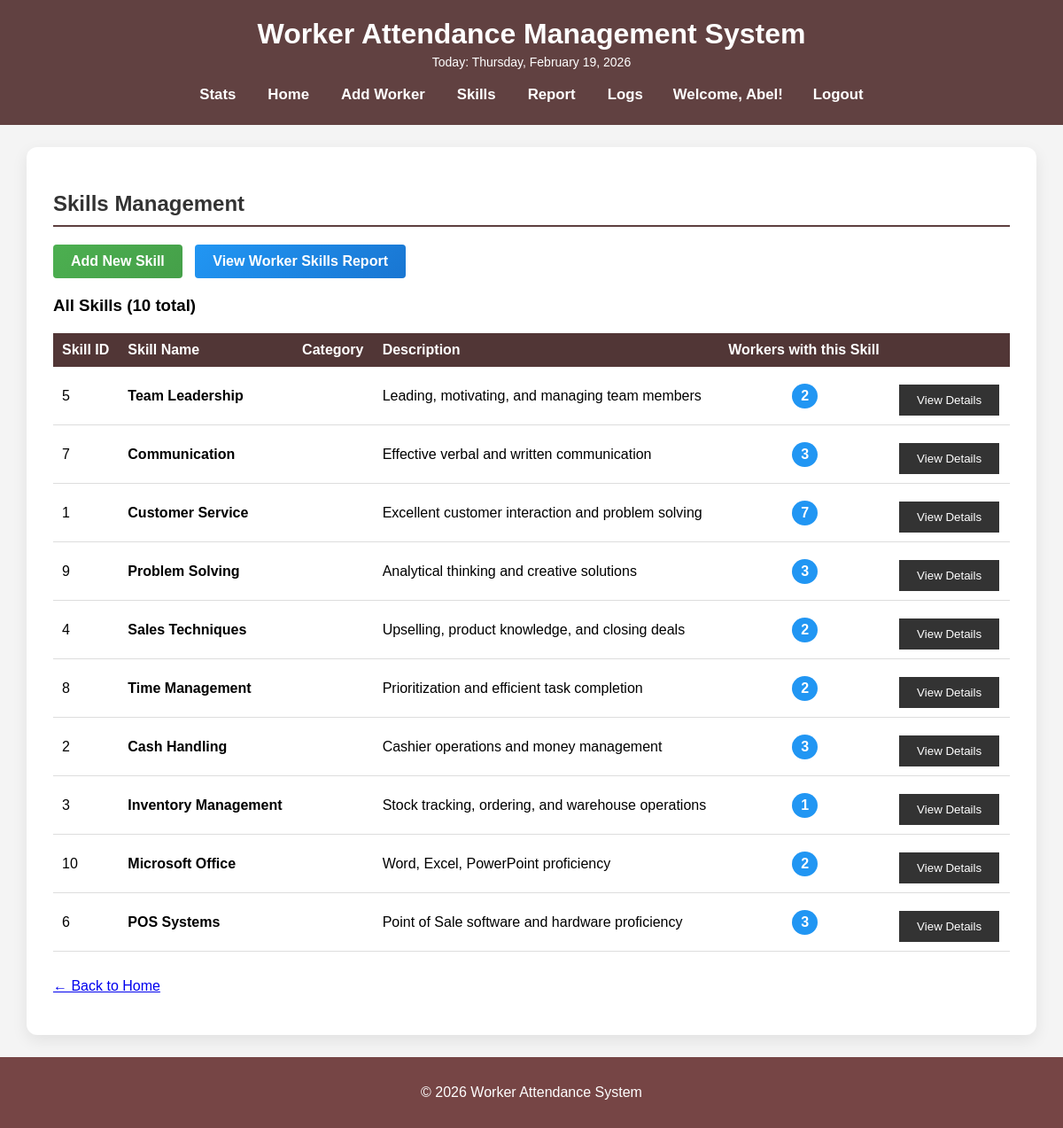
Screenshot of /manage_skills.php (signed in) with the database file from the repository.
### tables this page shows
CREATE TABLE `skills` (
  `skill_id` int(11) NOT NULL,
  `skill_name` varchar(100) NOT NULL,
  `skill_category` varchar(50) DEFAULT NULL,
  `description` text DEFAULT NULL
);

### manage_skills.php (the view, shortened to what this page needs)
<?php
    require("database.php");
    $querySkills = 'SELECT * FROM skills ORDER BY skill_category, skill_name';
    $statement = $db->prepare($querySkills);
    $statement->execute();
    $skills = $statement->fetchAll();
    $querySkillCounts = 'SELECT s.skill_id, s.skill_name, COUNT(ws.worker_id) as worker_count
                         FROM skills s
                         LEFT JOIN worker_skills ws ON s.skill_id = ws.skill_id
                         GROUP BY s.skill_id, s.skill_name
                         ORDER BY s.skill_category, s.skill_name';
    $statement = $db->prepare($querySkillCounts);
    $statement->execute();
    $skillCounts = $statement->fetchAll();
?>
<!DOCTYPE html>
<html>
<head>
    <link rel="stylesheet" type="text/css" href="css/styles.css?v=1.0" />
</head>
<body>
    <?php include("header.php"); ?>
    <main>
        <h2>Skills Management</h2>
        <div class="mb-20">
            <a href="add_skill_form.php" class="btn-link btn-success">Add New Skill</a>
            <a href="worker_skills_report.php" class="btn-link btn-primary ml-10">View Worker Skills Report</a>
        </div>
        <h3>All Skills (<?php echo count($skills); ?> total)</h3>
        <table>
            <tr>
                <th>Skill ID</th>
                <th>Skill Name</th>
                <th>Category</th>
                <th>Description</th>
                <th>Workers with this Skill</th>
                <th>&nbsp;</th>
            </tr>
            <?php
            $currentCategory = '';
            foreach ($skillCounts as $skill):
            ?>
                <tr>
                    <td><?php echo $skill['skill_id']; ?></td>
                    <td><strong><?php echo htmlspecialchars($skill['skill_name']); ?></strong></td>
                    <td><?php echo htmlspecialchars($currentCategory); ?></td>
                    <td>
                        <?php
                        foreach ($skills as $s) {
                            if ($s['skill_id'] == $skill['skill_id']) {
                                echo htmlspecialchars($s['description'] ?? 'N/A');
                                break;
                            }
                        }
                        ?>
                    </td>
                    <td class="text-center">
                        <span class="count-badge">
                            <?php echo $skill['worker_count']; ?>
                        </span>
                    </td>
                    <td>
                        <form action="view_skill_details.php" method="post" class="inline-form">
                            <input type="submit" value="View Details" />
                        </form>
                    </td>
                </tr>
            <?php endforeach; ?>
        </table>
        <p class="mt-30"><a href="index.php">← Back to Home</a></p>
    </main>
    <?php include("footer.php"); ?>
</body>
</html>

### header.php (shortened to what this page needs)
<header>
    <div class="container">
        <h1>Worker Attendance Management System</h1>
        <p class="current-date">Today: <?php echo date('l, F j, Y'); ?></p>
        <nav class="header-nav">
            <a href="landing.php" class="nav-link">Stats</a>
            <a href="index.php" class="nav-link">Home</a>
            <a href="add_worker_form.php" class="nav-link">Add Worker</a>
            <a href="manage_skills.php" class="nav-link">Skills</a>
            <a href="worker_skills_report.php" class="nav-link">Report</a>
            <a href="view_email_logs.php" class="nav-link">Logs</a>
            <?php if (isset($_SESSION['isLoggedIn']) && $_SESSION['isLoggedIn']): ?>
                <span class="nav-text">Welcome, <?php echo htmlspecialchars($_SESSION['userName']); ?>!</span>
                <a href="logout.php" class="nav-link">Logout</a>
            <?php else: ?>
                <a href="register_user_form.php" class="nav-link">Register</a>
                <a href="login_form.php" class="nav-link">Login</a>
            <?php endif; ?>
        </nav>
    </div>
</header>

### footer.php
    <footer>
        <div class="container">
            <p>&copy; <?php echo date('Y'); ?> Worker Attendance System</p>
        </div>
    </footer>
</body>
</html>

### css/styles.css (style rules this page uses)
body { font-family: Arial, sans-serif; background-color: #f4f4f4; margin: 0; padding: 0; }
.container { width: 80%; margin: 0 auto; }
header { background-color: #614141; color: white; padding: 20px; text-align: center; }
header h1 { margin: 0; }
.current-date { font-size: 14px; margin-top: 5px; }
main { background-color: white; padding: 30px; margin: 25px auto; width: 90%; max-width: 1200px; border-radius: 12px; box-shadow: 0 6px 18px rgba(0, 0, 0, 0.08); }
h2 { color: #333; border-bottom: 2px solid #5d3f3f; padding-bottom: 10px; margin-top: 20px; }
form { margin: 20px 0; }
input[type="submit"] { background-color: #333; color: white; padding: 10px 20px; border: none; cursor: pointer; margin-top: 10px; }
table { width: 100%; border-collapse: collapse; margin: 20px 0; }
th { background-color: #513636; color: white; padding: 10px; text-align: left; }
td { padding: 10px; border-bottom: 1px solid #ddd; }
footer { background-color: #764545; color: white; text-align: center; padding: 15px; margin-top: 20px; }
.btn-success { background: linear-gradient(135deg, #4CAF50 0%, #45a049 100%); }
.btn-primary { background: linear-gradient(135deg, #2196F3 0%, #1976D2 100%); }
.text-center { text-align: center; }
.btn-link { display: inline-block; padding: 10px 20px; text-decoration: none; border-radius: 4px; color: #ffffff; font-weight: 600; transition: transform 0.2s ease, box-shadow 0.2s ease; }
.btn-link.btn-success { background-color: #4CAF50; }
.btn-link.btn-primary { background-color: #2196F3; }
.mt-30 { margin-top: 30px; }
.mb-20 { margin-bottom: 20px; }
.ml-10 { margin-left: 10px; }
.inline-form { display: inline; }
.count-badge { background-color: #2196F3; color: #ffffff; padding: 5px 10px; border-radius: 50%; font-weight: bold; display: inline-block; }
.header-nav { margin-top: 15px; display: flex; justify-content: center; align-items: center; gap: 16px; flex-wrap: wrap; font-size: 1.05em; }
header .header-nav a, header .header-nav a:link, header .header-nav a:visited, header .header-nav a:active, header .header-nav a:hover { color: #ffffff !important; text-decoration: none !important; font-weight: 600; padding: 4px 10px; line-height: 1.2; }
.nav-link { display: inline-flex; align-items: center; }
.nav-text { color: #ffffff; font-weight: 600; padding: 4px 8px; }

### rows the page displays
skills: skill_id "5", skill_name "Team Leadership", description "Leading, motivating, and managing team members", worker_count "2"
skills: skill_id "7", skill_name "Communication", description "Effective verbal and written communication", worker_count "3"
skills: skill_id "1", skill_name "Customer Service", description "Excellent customer interaction and problem solving", worker_count "7"
skills: skill_id "9", skill_name "Problem Solving", description "Analytical thinking and creative solutions", worker_count "3"
skills: skill_id "4", skill_name "Sales Techniques", description "Upselling, product knowledge, and closing deals", worker_count "2"
skills: skill_id "8", skill_name "Time Management", description "Prioritization and efficient task completion", worker_count "2"
skills: skill_id "2", skill_name "Cash Handling", description "Cashier operations and money management", worker_count "3"
skills: skill_id "3", skill_name "Inventory Management", description "Stock tracking, ordering, and warehouse operations", worker_count "1"
skills: skill_id "10", skill_name "Microsoft Office", description "Word, Excel, PowerPoint proficiency", worker_count "2"
skills: skill_id "6", skill_name "POS Systems", description "Point of Sale software and hardware proficiency", worker_count "3"

### other values shown
$_SESSION['userName'] "Abel"
count($skills) "10"
